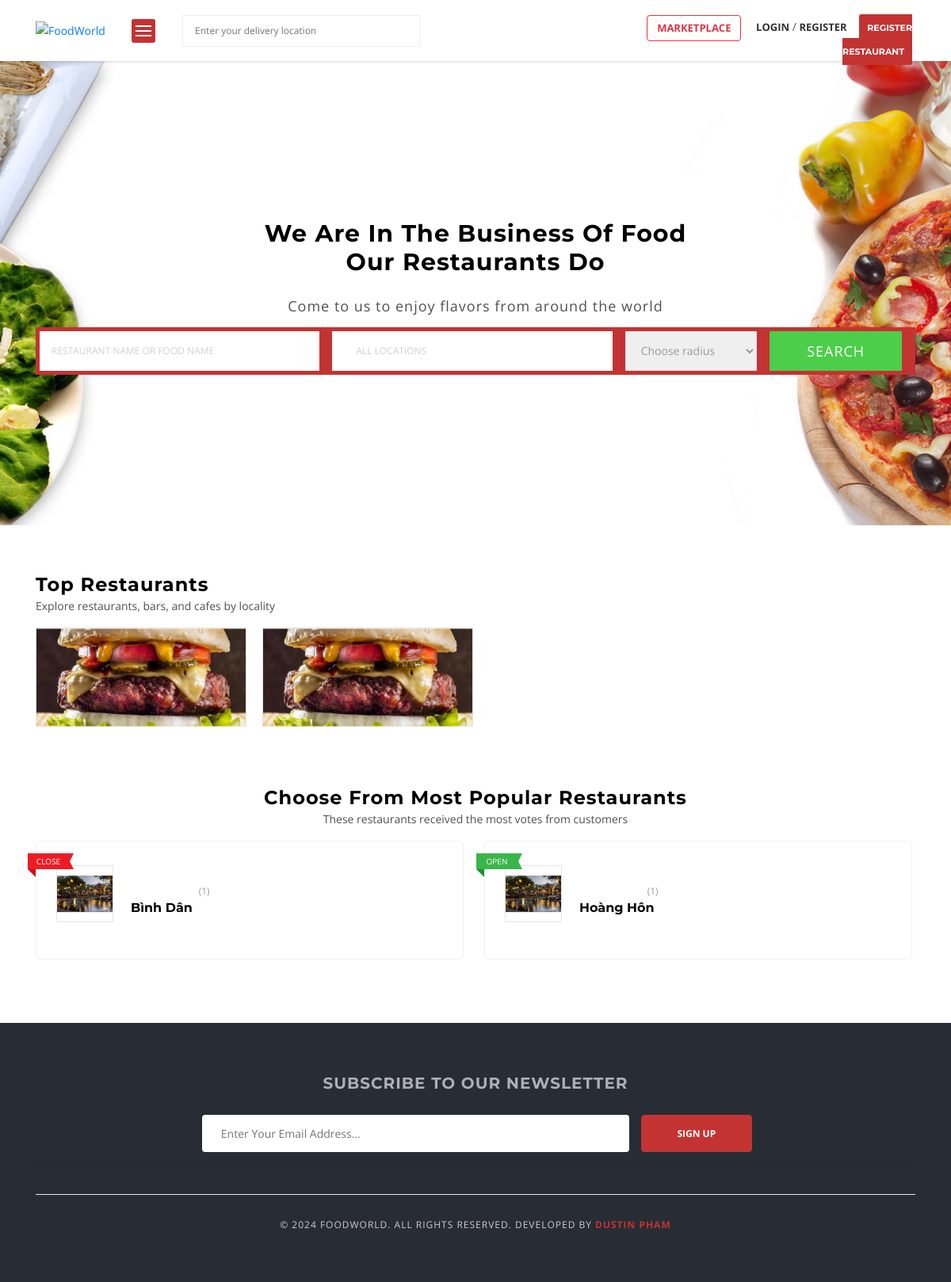
The page / on the database its author committed.
### vendor/models.py (models this page shows, shortened)
class Vendor(models.Model):
  user = models.OneToOneField(User, related_name='user_vendor', on_delete=models.CASCADE)
  user_profile = models.OneToOneField(UserProfile, related_name='vendor_by_user_profile', on_delete=models.CASCADE)
  vendor_name = models.CharField(max_length=50)
  vendor_slug = models.SlugField(max_length=100, unique=True)
  vendor_license = models.ImageField(upload_to='vendor/license')
  is_approved = models.BooleanField(default=False)
  created_at = models.DateTimeField(auto_now_add=True)
  modified_at = models.DateTimeField(auto_now=True)
  def __str__(self):
    return self.vendor_name
  def is_open(self):
    today_date = date.today()
    today = today_date.isoweekday()
    current_opening_hours = OpeningHour.objects.filter(vendor=self, day=today)
    now = datetime.now()
    current_time = now.strftime("%H:%M:%S")
    is_open = None
    for c_o_hour in current_opening_hours:
      if c_o_hour.from_hour and c_o_hour.to_hour:
        start = str(datetime.strptime(c_o_hour.from_hour, '%I:%M %p').time())
        end = str(datetime.strptime(c_o_hour.to_hour, '%I:%M %p').time())
        if start < current_time < end:
          is_open = True
          break
        else:
          is_open = False
    return is_open

### foodWorld_main/views.py (the view)
# urls.py: 2. Add a URL to urlpatterns:  path('', views.home, name='home')
def home(request):
  vendors = Vendor.objects.filter(is_approved=True, user__is_active=True)[:8]
  print(vendors)
  context = {
    'vendors': vendors,
  }
  return render(request, 'home.html', context)

### accounts/context_processors.py (called while the page is built)
def get_vendor(request):
  try:
    vendor = Vendor.objects.get(user=request.user)
  except:
    vendor = None
  return dict(vendor=vendor)

def get_user_profile(request):
  try:
    user_profile = UserProfile.objects.get(user=request.user)
  except:
    user_profile = None
  return dict(user_profile=user_profile)

def get_google_api(request):
  return {'GOOGLE_API_KEY': settings.GOOGLE_API_KEY}

def get_paypal_client_id(request):
  return {'PAYPAL_CLIENT_ID': settings.PAYPAL_CLIENT_ID}

### marketplace/context_processors.py (called while the page is built, shortened)
def get_cart_counter(request):
  cart_count = 0
  return dict(cart_count=cart_count)

def get_cart_amounts(request):
  subtotal = 0
  tax = 0
  grand_total = 0
  tax_dict = {}
  return dict(subtotal=subtotal, tax=tax, grand_total=grand_total, tax_dict=tax_dict)

### orders/request_object.py (called while the page is built)
def RequestObjectMiddleware(get_response):
    def middleware(request):
        models.request_object = request
        response = get_response(request)
        return response
    return middleware

### templates/home.html (shortened to what this page needs)
{% extends 'base.html' %}
{% load static %}
{% block content %}
<div class="main-section">
	<div class="page-section nopadding cs-nomargin main-search-bar" style="padding-top: 200px; padding-bottom: 150px; margin-bottom: 0px; background: url({% static 'extra-images/bg-image1.jpg' %}) no-repeat center / cover;">
		<div class="container">
			<div class="row">
				<div class="col-lg-12 col-md-12 col-sm-12 col-xs-12 ">
					<div class="element-title">
						<h1 style="font-size: 40px; color: #505050; text-transform: uppercase; line-height: 50px; margin-bottom: 25px; text-align:center;">
							We are in the business of food<br>our restaurants do</h1>
						<p style="font-size: 18px; letter-spacing: 1px; color: #505050; text-align:center;">
							Come to us to enjoy flavors from around the world
						</p>
					</div>
				</div>
				<div class="col-lg-12 col-md-12 col-sm-12 col-xs-12 ">
					<div class="main-search fancy bg-holder">
						<form action="(% url 'search' %)" method="get">
							<div class="row">
								<div class="col-lg-4 col-md-4 col-sm-3 col-xs-12">
									<div class="field-holder">
										<input type="text" name="keyword" placeholder="Restaurant name or Food name">
									</div>
								</div>
								<div class="col-lg-4 col-md-4 col-sm-5 col-xs-12">
									<div class="field-holder">
										<ul>
											<li class="select-location">
												<div class="foodworld-locations-fields-group foodworld-focus-out">
													<span class="foodworld-search-location-icon"><i class="icon-location"></i></span>
													<input type="text" name="address" class="location-field-text filter" id="id_address" required placeholder="All Locations">
												</div>
											</li>
										</ul>
									</div>
								</div>
								<div class="col-lg-2 col-md-2 col-sm-2 col-xs-12">
									<select name="radius" id="radius" style="height: 50px;" required>
										<option value="">Choose radius</option>
									</select>
								</div>
								<div class="col-lg-2 col-md-2 col-sm-2 col-xs-12">
									<div class="field-holder">
										<input type="submit" value="Search">
									</div>
								</div>
							</div>
						</form>
					</div>
				</div>
			</div>
		</div>
	</div>
	<div class="page-section nopadding cs-nomargin" style="margin-top: 0px;padding-top: 60px;padding-bottom: 0px;margin-bottom: 0px;background: #ffffff;">
		<div class="container">
			<div class="row">
				<div class="col-lg-12 col-md-12 col-sm-12 col-xs-12">
					<div class="element-title align-left">
						<h2>Top Restaurants</h2>
						<p>Explore restaurants, bars, and cafes by locality</p>
					</div>
				</div>
				<div class="col-lg-12 col-md-12 col-sm-12 col-xs-12" style="padding-right:0 !important; padding-left:0 !impotant;">
					<div class="company-logo">
						<ul>
							{% for vendor in vendors %}
								<li class="has-border" style="overflow:hidden !important;">
									<figure>
										{% if vendor.user_profile.profile_picture %}
											<a href="#">
												<img style="width: 100% !important; height: 100% !important; object-fit:cover !important;"
													class="attachment-full size-full wp-post-image"
													height="125"
													src="{{ vendor.user_profile.profile_picture.url }}"
													class="attachment-full size-full wp-post-image" alt="">
											</a>
										{% else %}
											<a href="#">
												<img style="width: 100% !important; height: 100% !important; object-fit:cover !important;"
													class="attachment-full size-full wp-post-image"
													height="125"
													src="{% static 'images/default-profile.png' %}"
													class="attachment-full size-full wp-post-image" alt="">
											</a>
										{% endif %}
									</figure>
								</li>
							{% endfor %}
						</ul>
					</div>
				</div>
			</div>
		</div>
	</div>
	<div class="page-section nopadding cs-nomargin" style="margin-top: 0px;padding-top: 60px;padding-bottom: 50px;margin-bottom: 0px;background: #ffffff;">
		<div class="container">
			<div class="row">
				<div class="col-lg-12 col-md-12 col-sm-12 col-xs-12">
					<div class="element-title align-center">
						<h2>Choose From Most Popular Restaurants</h2>
						<p>These restaurants received the most votes from customers</p>
					</div>
				</div>
				<div class="col-lg-12 col-md-12 col-sm-12 col-xs-12">
					<div class="listing fancy">
						<ul class="row">
							{% for vendor in vendors %}
								<li class="col-lg-6 col-md-6 col-sm-6 col-xs-12" style="line-height:15px;">
									<div class="list-post featured">
										<div class="img-holder">
											<figure>
												{% if vendor.user_profile.profile_picture %}
													<a href="#">
														<img src="{{ vendor.user_profile.profile_picture.url }}" class="img-thumb wp-post-image" alt="">
													</a>
												{% else %}
													<img src="{% static 'images/default-restaurant.jpeg' %}" class="img-thumb wp-post-image" alt="">
												{% endif %}
											</figure>
											{% if vendor.is_open %}
												<span class="restaurant-status open">
													<em class="bookmarkRibbon"></em>Open
												</span>
											{% else %}
												<span class="restaurant-status close">
													<em class="bookmarkRibbon"></em>Close
												</span>
											{% endif %}
										</div>
										<div class="text-holder">
											<div class="list-rating">
												<div class="rating-star">
													<span class="rating-box" style="width: 100%;"></span>
												</div>
												<span class="reviews">(1)</span>
											</div>
											<div class="post-title">
												<h5>
													<a href="{% url 'vendor_detail' vendor.vendor_slug %}">{{ vendor }}</a>
												</h5>
											</div>
										</div>
										<div class="list-option">
											<a href="javascript:void(0)" class="shortlist-btn" data-toggle="modal" data-target="#sign-in">
												<i class="icon-heart-o"></i>
											</a>
										</div>
									</div>
								</li>
							{% endfor %}
						</ul>
					</div>
				</div>
			</div>
		</div>
	</div>
</div>
{% endblock %}

### templates/base.html (style rules this page uses)
body, .main-section p, .mce-content-body p { font:Normal 14px/24px "Open Sans", sans-serif;letter-spacing: 0px;text-transform: none;color: #515151 !important; }

### rows shown on the page
Vendor: shows "CLOSE", vendor_name "Bình Dân"
Vendor: shows "OPEN", vendor_name "Hoàng Hôn"
